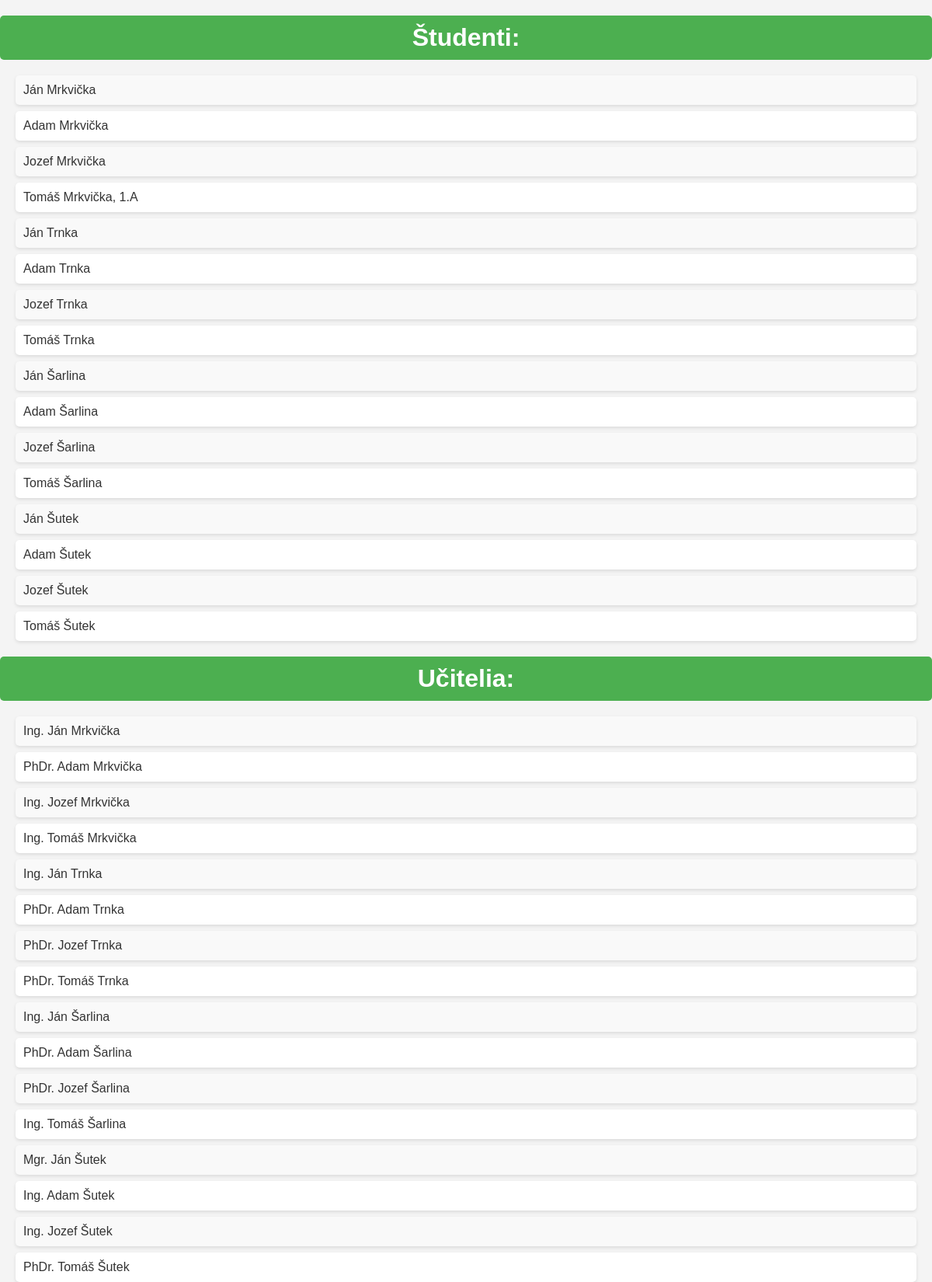
The page /skola/ (upper part) on the database its author committed.
### skola/models.py (models this page shows)
class Student(models.Model):
    meno = models.CharField(max_length=20) # textové pole
    priezvisko = models.CharField(max_length=20)
    trieda = models.ForeignKey(Trieda, on_delete=models.SET_NULL, null=True, blank=True)
    def __str__(self):
        if self.trieda:
            return f"{self.meno} {self.priezvisko}, {self.trieda}"
        else:
            return f"{self.meno} {self.priezvisko}"
    class Meta:
        verbose_name = "Študent"
        verbose_name_plural = "Študenti"
        ordering = ["priezvisko"]

class Trieda(models.Model):
    nazov = models.CharField(max_length=10)
    def __str__(self):
        return f"{self.nazov}"
    class Meta:
        verbose_name = "Trieda"
        verbose_name_plural = "Triedy"
        ordering = ["nazov"]

class Ucitel(models.Model):
    titul = models.CharField(max_length=10)
    meno = models.CharField(max_length=20) # textové pole
    priezvisko = models.CharField(max_length=20)
    trieda = models.ForeignKey(Trieda, on_delete=models.SET_NULL, null=True, blank=True)
    def __str__(self):
        if self.trieda:
            return f"{self.titul} {self.meno} {self.priezvisko}, {self.trieda}"
        else:
            return f"{self.titul} {self.meno} {self.priezvisko}"
    class Meta:
        verbose_name = "Učiteľ"
        verbose_name_plural = "Učitelia"
        ordering = ["priezvisko"]

### skola/views.py (the view)
# urls.py: path('', views.index, name="index"),
def index(request):
    studenti = Student.objects.all()
    ucitelia = Ucitel.objects.all()
    triedy = Trieda.objects.all()
    return render(request, "skola/index.html" , {"studenti":studenti, "ucitelia":ucitelia,"triedy":triedy})

### skola/templates/skola/index.html (shortened to what this page needs)
{%load static%}
<!DOCTYPE html>
<html lang="en">
<head>
    <link rel="stylesheet" href="{% static 'skola/skola.css' %}">
</head>
<body>
    <div>
    {% if studenti %}
    <h1>Študenti:</h1>
    <ul>
        {% for student in studenti %}
        <li>{{student}}</li>
        {% endfor %}
    </ul>
    {% endif %}
    {% if ucitelia %}
    <h1>Učitelia:</h1>
    <ul>
        {% for ucitel in ucitelia %}
        <li>{{ucitel}}</li>
        {% endfor %}
    </ul>
    {% endif %}
</body>
</html>

### skola/STATIC/skola/skola.css (style rules this page uses)
body { font-family: Arial, sans-serif; margin: 0; padding: 0; background-color: #f4f4f4; color: #333; }
h1 { background-color: #4CAF50; color: white; padding: 10px; text-align: center; margin: 20px 0; border-radius: 5px; }
ul { list-style-type: none; padding: 0; margin: 0 20px; }
li { background-color: #fff; margin: 8px 0; padding: 10px; border-radius: 5px; box-shadow: 0 2px 4px rgba(0, 0, 0, 0.1); }
li:nth-child(odd) { background-color: #f9f9f9; }

### rows shown on the page
Student: trieda+meno+priezvisko "Ján Mrkvička"
Student: trieda+meno+priezvisko "Adam Mrkvička"
Student: trieda+meno+priezvisko "Jozef Mrkvička"
Student: trieda+meno+priezvisko "Tomáš Mrkvička, 1.A"
Student: trieda+meno+priezvisko "Ján Trnka"
Student: trieda+meno+priezvisko "Adam Trnka"
Student: trieda+meno+priezvisko "Jozef Trnka"
Student: trieda+meno+priezvisko "Tomáš Trnka"
Student: trieda+meno+priezvisko "Ján Šarlina"
Student: trieda+meno+priezvisko "Adam Šarlina"
Student: trieda+meno+priezvisko "Jozef Šarlina"
Student: trieda+meno+priezvisko "Tomáš Šarlina"
Student: trieda+meno+priezvisko "Ján Šutek"
Student: trieda+meno+priezvisko "Adam Šutek"
Student: trieda+meno+priezvisko "Jozef Šutek"
Student: trieda+meno+priezvisko "Tomáš Šutek"
Ucitel: trieda+titul+meno "Ing. Ján Mrkvička"
Ucitel: trieda+titul+meno "PhDr. Adam Mrkvička"
Ucitel: trieda+titul+meno "Ing. Jozef Mrkvička"
Ucitel: trieda+titul+meno "Ing. Tomáš Mrkvička"
Ucitel: trieda+titul+meno "Ing. Ján Trnka"
Ucitel: trieda+titul+meno "PhDr. Adam Trnka"
Ucitel: trieda+titul+meno "PhDr. Jozef Trnka"
Ucitel: trieda+titul+meno "PhDr. Tomáš Trnka"
Ucitel: trieda+titul+meno "Ing. Ján Šarlina"
Ucitel: trieda+titul+meno "PhDr. Adam Šarlina"
Ucitel: trieda+titul+meno "PhDr. Jozef Šarlina"
Ucitel: trieda+titul+meno "Ing. Tomáš Šarlina"
Ucitel: trieda+titul+meno "Mgr. Ján Šutek"
Ucitel: trieda+titul+meno "Ing. Adam Šutek"
Ucitel: trieda+titul+meno "Ing. Jozef Šutek"
Ucitel: trieda+titul+meno "PhDr. Tomáš Šutek"
